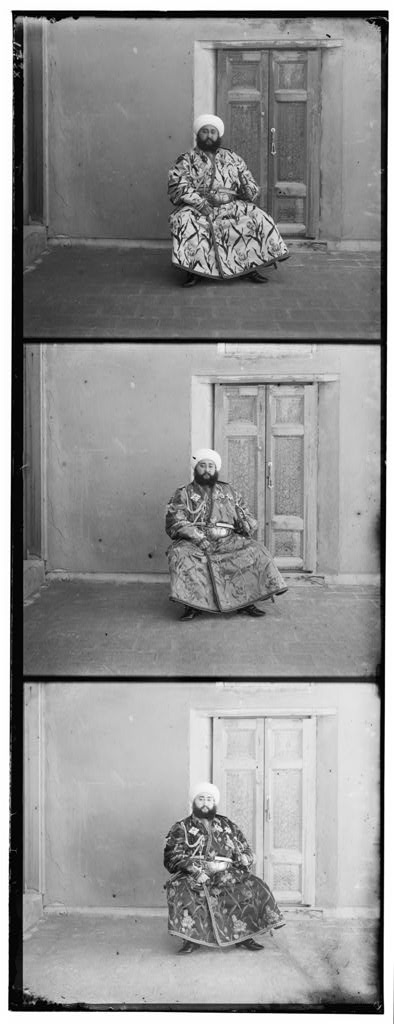
#> input picture Year1/Semester2/Computer Vision/Labs/Lab 1/data/00153v.jpg, 394 x 1024 px
$ jupyter execute Lab1-Channel-Alignment-Solution.ipynb   (text cells are left out)
#> lines starting #> are read from the running program, lines starting #| are printed output that depends on the picture; pictures that were not available may be replaced by others from this repository, and a replacement may not be noted
[cell 1]
import os
import cv2 as cv
import pdb
import numpy as np

[cell 2]
# define metrics
def mean_ssd(image_1, image_2) -> float:
    """
     This function receives two matrices having the same dimension and returns the mean of squared differences them.
    :param image_1. The first matrix
    :param image_2. The second matrix
    :return float. The mean of squared differences.
    """
    return np.mean((image_1-image_2)**2)

# define metrics
def nnc(image_1, image_2) -> float:
    """
     This function receives two matrix having the same dimension and returns the normalized cross-correlation.
     The normalized cross-correlation is simply a dot product between two normalized vectors:
     (image_1./||image_1|| and image_2./||image_2||)
    :param image_1. The first matrix
    :param image_2. The second matrix
    :return float. The normalized cross-correlation.
    """
    pass

[cell 3]
def allign_channel(channel_1, blue_channel, window_i:tuple = (-15, 15), window_j:tuple = (-15, 15)) -> tuple:
    """
    It returns (pos_i, pos_j) which is the best alignment of channel_1 with blue_channel.
    :param channel_1. This is the channel that will be alligned to the blue one.
    :param blue_channel
    :window_i:tuple. The start and end position on the y axis.
    :window_j:tuple. The start and end position on the x axis.
    :return (pos_i, pos_j) which is the best alignment of channel_1 with blue_channel
    """
    pos_i = 0; pos_j = 0
    min_error = np.inf
    h,w=blue_channel.shape
    for i in range(window_i[0],window_i[1]+1):
        for j in range(window_j[0],window_j[1]+1):
            #b_y_min,b_y_max,b_x_min,b_x_max
            #c_y_min,c_y_max,c_x_min,c_x_max
            if i<=0 and j<=0:

                b_y_min=0
                b_y_max=h+i
                b_x_min=0
                b_x_max=w+j

                c_y_min=-i
                c_y_max=h
                c_x_min=-j
                c_x_max=w

            if i<=0 and j>0:

                b_y_min=0
                b_y_max=h+i
                b_x_min=j
                b_x_max=w

                c_y_min=-i
                c_y_max=h
                c_x_min=0
                c_x_max=w-j

            if i>0 and j<=0:

                b_y_min=i
                b_y_max=h
                b_x_min=0
                b_x_max=w+j

                c_y_min=0
                c_y_max=h-i
                c_x_min=-j
                c_x_max=w

            if i>0 and j>0:

                b_y_min=i
                b_y_max=h
                b_x_min=j
                b_x_max=w

                c_y_min=0
                c_y_max=h-i
                c_x_min=0
                c_x_max=w-j

            image_1=blue_channel[b_y_min:b_y_max,b_x_min:b_x_max]
            image_2=channel_1[c_y_min:c_y_max,c_x_min:c_x_max]

            distance=mean_ssd(image_1, image_2)

            if distance< min_error:
                min_error=distance
                pos_i=i
                pos_j=j


    return pos_i, pos_j

[cell 4]
def split_channels(image) -> tuple:
    """
    It receives the glass plate image and split it into bgr channels.
    :image a glass plate image with b, g and r channels.
    :return tuple b, g and r channels.
    """
    height, width = image.shape
    height = height // 3
    b = image[:height]
    g = image[height: 2 * height]
    r = image[2 * height: 3 * height]

    return b, g, r

[cell 5]
def get_edges(image, threshold1: int = 100, threshold2: int = 200):
    """
    It receives a grayscale image and returns the edges using Canny algorithm.
    :image a gray scale image
    :threshold1: low threshold. Any gradient bellow this value will be discarded.
    :threshold2: high threshold. Any gradient higher this value will be kept.
    :return an nd-array containg the edges of the image.
    """
    edges = cv.Canny(image, threshold1, threshold2)
    return edges

[cell 6]
# read and display the first image
image = cv.imread(os.path.join('data', '00153v.jpg'), cv.IMREAD_GRAYSCALE)
#> image is the input picture: shape (1024, 394); min 0, max 255, mean 145.2
#cv.imshow('image', image)
#cv.waitKey(0) # wait untill any keypress
#cv.destroyAllWindows() # close the window

[cell 7]
# separate color channels
b, g, r = split_channels(image)

# apply Canny edge detector
b_ = get_edges(b)
#> in get_edges, `edges = cv.Canny(image, threshold1, threshold2)`: edges: shape (341, 394); 7.6% white in thin lines or dots
r_ = get_edges(r)
#> in get_edges (call 2), `edges = cv.Canny(image, threshold1, threshold2)`: edges: shape (341, 394); 6.5% white in thin lines or dots
g_ = get_edges(g)
#> in get_edges (call 3), `edges = cv.Canny(image, threshold1, threshold2)`: edges: shape (341, 394); 7.2% white in thin lines or dots
cv.imshow('b_', b_)
cv.imshow('r_', r_)
cv.imshow('g_', g_)
cv.waitKey(0) # wait untill any keypress
cv.destroyAllWindows() # close the window
print(b.shape, r.shape, g.shape)
#| (341, 394) (341, 394) (341, 394)

[cell 8]
# concatenating channels without alligment
im_out = np.dstack([b, g, r]) # note that OpenCV uses BGR format instead of RGB
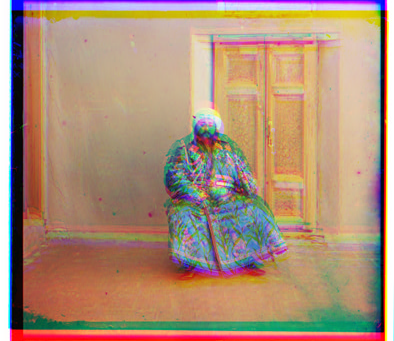
#> im_out: shape (341, 394, 3); mean of channels 0, 1, 2 119.9, 142.5, 173.1; drawn as B, G, R
#cv.imshow('im_out', cv.resize(im_out, None, fx=0.2, fy=0.2))
cv.imshow('im_out', im_out)
cv.waitKey(0) # wait untill any keypress
cv.destroyAllWindows() # close the window

[cell 9]
window_size = 15
i_r, j_r = allign_channel(r_, b_, window_i=(-window_size, window_size),  window_j=(-window_size, window_size))
#> after the loop in allign_channel, `for i in range(window_i[0],window_i[1]+1):`:
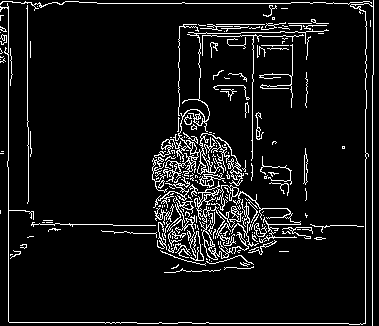
#> image_1: shape (326, 379); 7.7% white in thin lines or dots
#> after the loop in allign_channel, `for i in range(window_i[0],window_i[1]+1):`: min_error = 0.0969; pos_i = 14; pos_j = 4
#> i_r = 14; j_r = 4
i_g, j_g = allign_channel(g_, b_, window_i=(-window_size, window_size),  window_j=(-window_size, window_size))
#> i_g = 7; j_g = 2

[cell 10]
print(i_r, j_r)
#| 14 4
print(i_g, j_g)
#| 7 2

[cell 11]
def create_color_image(b, g, r, i_r, j_r, i_g, j_g):
    """
    Received b, g, r from the glass plate image and the coordinates to allign the channels and returns the color image.
    :param b - blue channel
    :param g - green channel
    :param r - red channel
    :param i_r - the coordinate for the red channel on the y axis.
    :param j_r - the coordinate for the red channel on the x axis.
    :param i_g - the coordinate for the green channel on the y axis.
    :param j_g - the coordinate for the green channel on the x axis.
    :return the color image.
    """
#> called with i_r = 14, j_r = 4, i_g = 7, j_g = 2
    height, width = image.shape
#> height = 1024; width = 394
    height = height // 3
#> height = 341
    window_size = max(np.abs([i_r, j_r, i_g, j_g]))
#> window_size = 14
    color_image = 255 * np.ones((height + window_size * 2, width + window_size * 2, 3), np.uint8)
    color_image[window_size:window_size + height, window_size:window_size + width, 0] = b

    color_image[i_g + window_size: i_g + window_size + height, j_g + window_size: j_g + window_size + width, 1] = g
    color_image[i_r + window_size: i_r + window_size + height, j_r + window_size: j_r + window_size + width, 2] = r
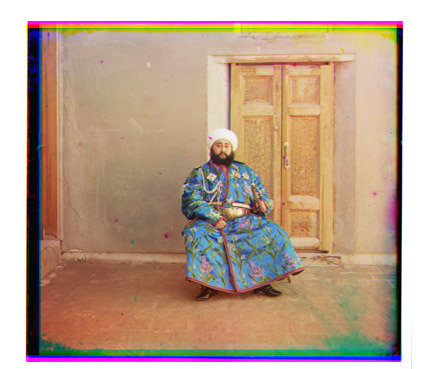
#> color_image: shape (369, 422, 3); mean of channels 0, 1, 2 138.4, 157.9, 184.3; drawn as B, G, R
    return color_image

[cell 12]
color_image = create_color_image(b, g, r, i_r, j_r, i_g, j_g)

[cell 13]
#cv.imshow('a', cv.resize(color_image, None, fx=0.2, fy=0.2))
cv.imshow('a', color_image)
cv.waitKey(0)
cv.destroyAllWindows() # close the window
cv.imwrite('alligned.png', color_image)
#> Out = True

[cell 14]
# read and display the first image
image = cv.imread(os.path.join('data', '01043u.tif'), cv.IMREAD_GRAYSCALE)
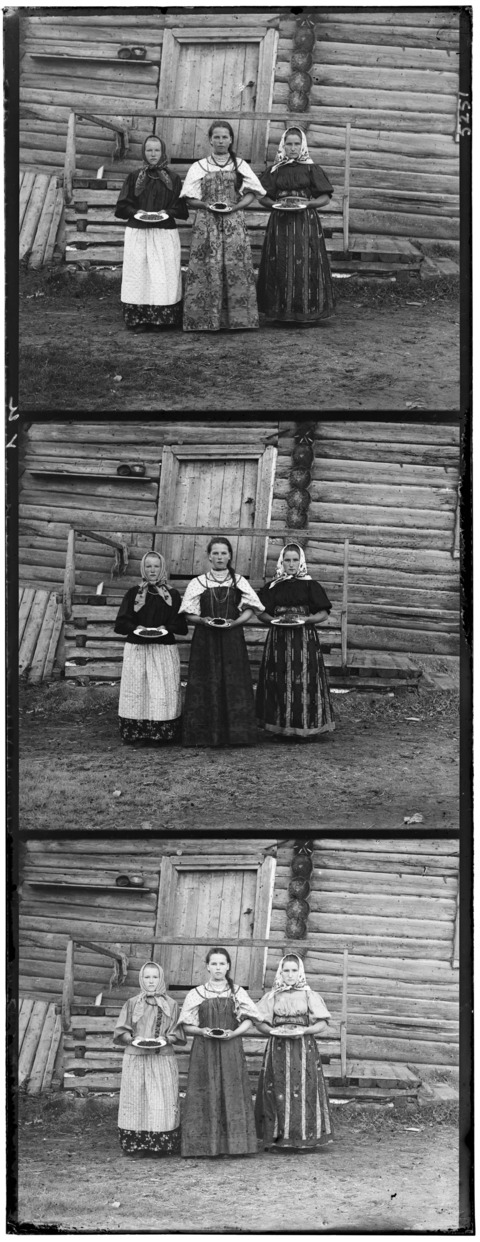
#> input picture Year1/Semester2/Computer Vision/Labs/Lab 1/data/01043u.jpg, 480 x 1242 px, given in place of 01043u.tif, which was not available
#> image is the input picture: shape (1242, 480); min 0, max 255, mean 112
cv.imshow('image', cv.resize(image, None, fx=0.2, fy=0.2)) # resize the image because it does not fit the screen
cv.waitKey(0) # wait untill any keypress
cv.destroyAllWindows() # close the window

[cell 15]
def create_pyramid_level(image, scale: int):
    """
    It creates a pyramid level by resizing the image based on the scale and returns the edges of the pyramid level.
    :param image
    :param scale - it is the level of the pyramid.
    :return edges of the pyramid level.
    """
    r = 1 / (2 ** scale)
    resized = cv.resize(image, (0, 0), fx=r, fy=r)
    borders = get_edges(resized)
    return borders

[cell 16]
def allign_image_using_pyramid(image, max_pyramid_level: int, window_size: int, step: int) -> tuple:
    """
    It returns (pos_i_r, pos_j_r) which is the best alignment of red channel with blue_channel and (pos_i_g, pos_j_g)
    which is the best alignment of green channel with blue_channel.
    :param image - glass plate image
    :max_pyramid_level - how many times the image will be resized by a factor of 2.
    :window_size - how many pixels will be tried in the first iteration.
    :step - how many pixels will be tried in the next iterations (except the first one).
    :return the best alignment for red channel and green channel.
    """
    # separate color channels
    b, g, r = split_channels(image)
#> in split_channels (call 2), `b = image[:height]`:
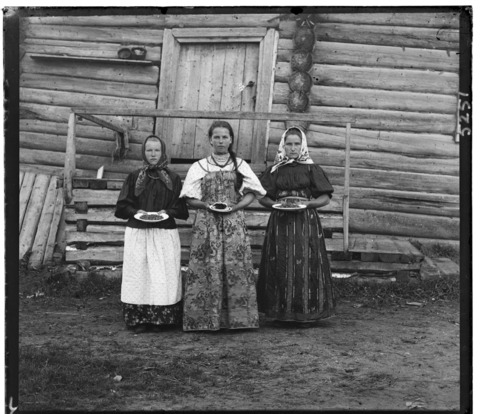
#> b: shape (414, 480); min 0, max 255, mean 106.3
#> in split_channels (call 2), `g = image[height: 2 * height]`:
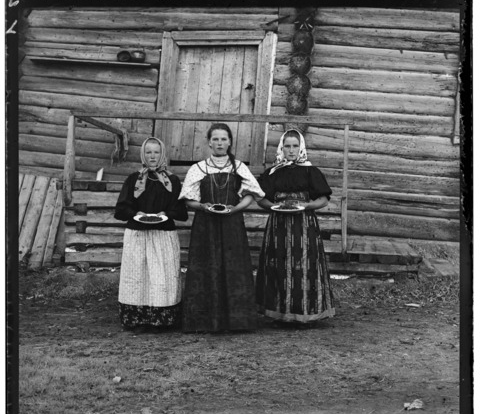
#> g: shape (414, 480); min 0, max 255, mean 97.1
#> in split_channels (call 2), `r = image[2 * height: 3 * height]`:
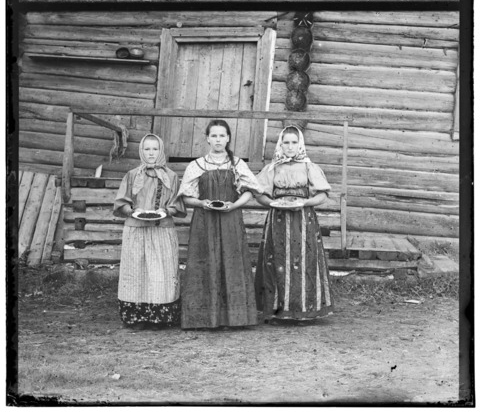
#> r: shape (414, 480); min 0, max 255, mean 132.7

    # creates each level of the pyramid for each channel
    pyramid_r = [create_pyramid_level(r, i) for i in range(max_pyramid_level)]
#> in get_edges (call 4), `edges = cv.Canny(image, threshold1, threshold2)`: edges: shape (414, 480); 17.5% white in thin lines or dots
#> in get_edges (call 5), `edges = cv.Canny(image, threshold1, threshold2)`: edges: shape (207, 240); 22.3% white in thin lines or dots
#> in get_edges (call 6), `edges = cv.Canny(image, threshold1, threshold2)`: edges: shape (104, 120); 27.8% white in thin lines or dots
#> in get_edges (call 7), `edges = cv.Canny(image, threshold1, threshold2)`: edges: shape (52, 60); 32.5% white in thin lines or dots
#> in get_edges (call 8), `edges = cv.Canny(image, threshold1, threshold2)`: edges: shape (26, 30); 35.3% white in thin lines or dots
#> pyramid_r = 5 items
    pyramid_b = [create_pyramid_level(b, i) for i in range(max_pyramid_level)]
#> in get_edges (call 9), `edges = cv.Canny(image, threshold1, threshold2)`: edges: shape (414, 480); 15.4% white in thin lines or dots
#> in get_edges (call 10), `edges = cv.Canny(image, threshold1, threshold2)`: edges: shape (207, 240); 20.2% white in thin lines or dots
#> in get_edges (call 11), `edges = cv.Canny(image, threshold1, threshold2)`: edges: shape (104, 120); 27.4% white in thin lines or dots
#> in get_edges (call 12), `edges = cv.Canny(image, threshold1, threshold2)`: edges: shape (52, 60); 31.4% white in thin lines or dots
#> in get_edges (call 13), `edges = cv.Canny(image, threshold1, threshold2)`: edges: shape (26, 30); 31.9% white in thin lines or dots
#> pyramid_b = 5 items
    pyramid_g = [create_pyramid_level(g, i) for i in range(max_pyramid_level)]
#> in get_edges (call 14), `edges = cv.Canny(image, threshold1, threshold2)`: edges: shape (414, 480); 18.1% white in thin lines or dots
#> in get_edges (call 15), `edges = cv.Canny(image, threshold1, threshold2)`:
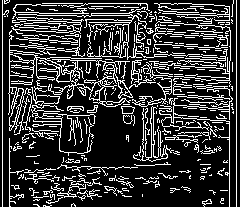
#> edges: shape (207, 240); 21.8% white in thin lines or dots
#> in get_edges (call 16), `edges = cv.Canny(image, threshold1, threshold2)`:
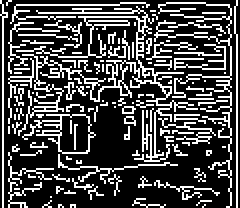
#> edges: shape (104, 120) (shown 2 times larger); 27.5% white in thin lines or dots
#> in get_edges (call 17), `edges = cv.Canny(image, threshold1, threshold2)`: edges: shape (52, 60); 28.9% white in thin lines or dots
#> in get_edges (call 18), `edges = cv.Canny(image, threshold1, threshold2)`: edges: shape (26, 30); 32.9% white in thin lines or dots
#> pyramid_g = 5 items

    window_i_r = (-window_size - step, window_size + step)
    window_j_r = (-window_size - step, window_size + step)
    window_i_g = (-window_size - step, window_size + step)
    window_j_g = (-window_size - step, window_size + step)

    for i in range(max_pyramid_level - 1, -1, -1):
        i_r, j_r = allign_channel(pyramid_r[i], pyramid_b[i], window_i=window_i_r, window_j=window_j_r)
        window_i_r = (i_r * 2 - step, i_r * 2 + step)
        window_j_r = (j_r * 2 - step, j_r * 2 + step)
        i_g, j_g = allign_channel(pyramid_g[i], pyramid_b[i], window_i=window_i_g, window_j=window_j_g)
        window_i_g = (i_g * 2 - step, i_g * 2 + step)
        window_j_g = (j_g * 2 - step, j_g * 2 + step)
        print(window_i_r, window_j_r)
        print(window_i_g, window_j_g)
#> this loop made 5 passes
#> (i_r, j_r, window_i_r, window_j_r, i_g, j_g, window_i_g, window_j_g) on passes 3 to 5: (74, -82, (144, 152), (-168, -160), -1, 0, (-6, 2), (-4, 4)), (150, -167, (296, 304), (-338, -330), -1, 0, (-6, 2), (-4, 4)), (303, -338, (602, 610), (-680, -672), -2, 1, (-8, 0), (-2, 6))
#> (i_r, j_r, window_i_r, window_j_r, i_g, j_g, window_j_g) on passes 1 to 2: (18, -19, (32, 40), (-42, -34), 0, 0, (-4, 4)), (36, -39, (68, 76), (-82, -74), 0, 0, (-4, 4))
#| (32, 40) (-42, -34)
#| (-4, 4) (-4, 4)
#| (68, 76) (-82, -74)
#| (-4, 4) (-4, 4)
#| (144, 152) (-168, -160)
#| (-6, 2) (-4, 4)
#| (296, 304) (-338, -330)
#| (-6, 2) (-4, 4)
#| (602, 610) (-680, -672)
#| (-8, 0) (-2, 6)
    return i_r, j_r, i_g, j_g

[cell 17]
i_r, j_r, i_g, j_g = allign_image_using_pyramid(image, max_pyramid_level=5, window_size=15, step=4)
#> i_r = 303; j_r = -338; i_g = -2; j_g = 1

[cell 18]
b, g, r = split_channels(image)
color_image_big = create_color_image(b, g, r, i_r, j_r, i_g, j_g)

cv.imshow('a', cv.resize(np.uint8(color_image_big), (0, 0), fx=0.2, fy=0.2))
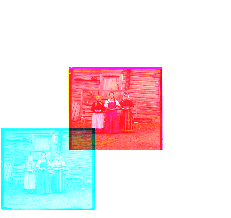
#> window 'a': shape (218, 231, 3); mean B, G, R 231.9, 230.1, 235.4
cv.waitKey(0)
cv.destroyAllWindows() # close the window
